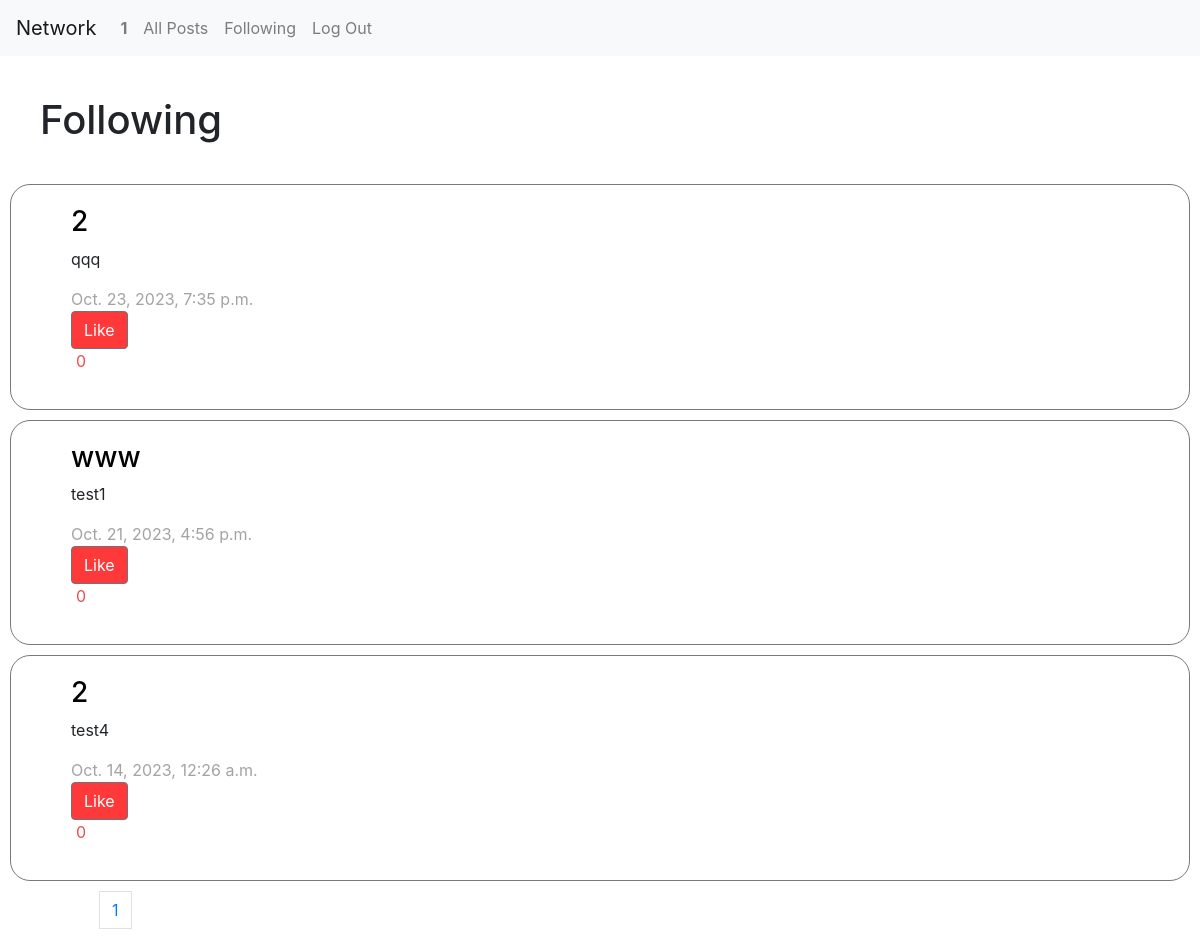
Page /following (signed in) on the committed database.
### network/models.py (models this page shows)
class User(AbstractUser):
    pass

class Post(models.Model):
    user = models.ForeignKey(User, on_delete=models.CASCADE, blank=True, null=True,related_name="poster")
    content = models.TextField(blank=False)
    like = models.IntegerField(default=0)
    created_at = models.DateTimeField(auto_now_add=True)
    is_liked = models.BooleanField(default=False)

### network/views.py (the view)
# urls.py: path("following", views.following_view, name="following"),
def following_view(request):
    if request.user.is_authenticated:
        user = request.user
        posts = Post.objects.filter(user=user).order_by('-created_at')
        try:
            likes = Like.objects.filter(user=user)
        except Like.DoesNotExist:
            likes = None
        if likes is not None:
            for post in posts:
                for like in likes:
                    if like.post == post:
                        post.is_liked = True
                        break
                    else:
                        post.is_liked = False
        try:
            following = Following.objects.filter(user=user).all()
        except Following.DoesNotExist:
            following = None
            no_post = True
        if following is not None:
            posts = []
            for f in following:
                posts += Post.objects.filter(user=f.following).all()
            if posts == []:
                no_post = True
            else:
                no_post = False
                posts = sorted(posts, key=attrgetter('created_at'), reverse=True)
        else:
            no_post = True
        paginator = Paginator(posts, 10)
        page_number = request.GET.get('page')
        page_obj = paginator.get_page(page_number)
        return render(request, "network/following.html",
                      {"posts": page_obj, "no_post": no_post, "user": user})
    else:
        return render(request, "network/login.html", {
                "message": "Please login before go to 'Following' page."
            })

### network/templates/network/following.html (shortened to what this page needs)
{% extends "network/layout.html" %}
{% load static %}
{% block body %}
    <h1>Following</h1>
    {% if no_post == True %}
        <h3>There isn't post yet.</h3>
    {% else %}
        {% for post in posts %}
        <div id="post">
            <h3><a href="{{ post.user.id }}" style="color: black;">{{post.user}}</a></h3>
            <p id="message">{{post.content}}</p>
            <p id="time">{{post.created_at}}</p>
            <div id="like">
                {% if post.is_liked == True %}
                <button type="button" class="btn btn-secondary" value="{{post.id}}" style="background-color: rgb(255, 57, 57);" onclick="like(this)">Unlike</button>
                {% else %}
                <button type="button" class="btn btn-secondary" value="{{post.id}}" style="background-color: rgb(255, 57, 57);" onclick="like(this)">Like</button>
                {% endif %}
                <p id="like_number">{{post.like}}<p>
            </div>
        </div>
        {% endfor %}
    {% endif %}
    </div>
    <div class="pagination">
        <nav aria-label="Page navigation example">
            <ul class="pagination">
            <li class="page-item"><a class="page-link" href="?page={{ posts.number }}">{{ posts.number }}</a></li>
            </ul>
        </nav>
    </div>
{% endblock %}

### network/templates/network/layout.html (shortened to what this page needs)
{% load static %}
<!DOCTYPE html>
<html lang="en">
    <head>
        <link rel="stylesheet" href="https://stackpath.bootstrapcdn.com/bootstrap/4.4.1/css/bootstrap.min.css">
        <link href="{% static 'network/styles.css' %}" rel="stylesheet">
    </head>
    <body>
        <nav class="navbar navbar-expand-lg navbar-light bg-light">
            <a class="navbar-brand" href="{% url 'index' %}">Network</a>
            <div>
              <ul class="navbar-nav mr-auto">
                {% if user.is_authenticated %}
                    <li class="nav-item">
                        <a class="nav-link" href="{{ user.id }}"><strong>{{ user.username }}</strong></a>
                    </li>
                {% endif %}
                <li class="nav-item">
                  <a class="nav-link" href="{% url 'index' %}">All Posts</a>
                </li>
                {% if user.is_authenticated %}
                    <li class="nav-item">
                        <a class="nav-link" href="{% url 'following' %}">Following</a>
                    </li>
                    <li class="nav-item">
                        <a class="nav-link" href="{% url 'logout' %}">Log Out</a>
                    </li>
                {% endif %}
              </ul>
            </div>
          </nav>
        <div class="body">
            {% block body %}
            {% endblock %}
    </body>
</html>

### network/static/network/styles.css (style rules this page uses)
h1 { margin: 40px; }
#post { margin: 10px; border-radius: 20px; border: 1px solid #787878; padding: 20px 20px 20px 60px; }
#time { color: #a3a3a3; margin: 0%; }
#like { display: block; color: rgb(237, 77, 77); }
#like_number { margin-left: 5px; color: rgb(237, 77, 77); }
.pagination { margin-left: 50px; }

### rows in the picture
User: username "1"
Post: user "2", content "qqq", created_at "Oct. 23, 2023, 7:35 p.m.", {{ post.id }} 13 (drawn), like "0"
Post: user "www", content "test1", created_at "Oct. 21, 2023, 4:56 p.m.", {{ post.id }} 12 (drawn), like "0"
Post: user "2", content "test4", created_at "Oct. 14, 2023, 12:26 a.m.", {{ post.id }} 11 (drawn), like "0"

### other values in the picture
{{ posts.number }} "1"
